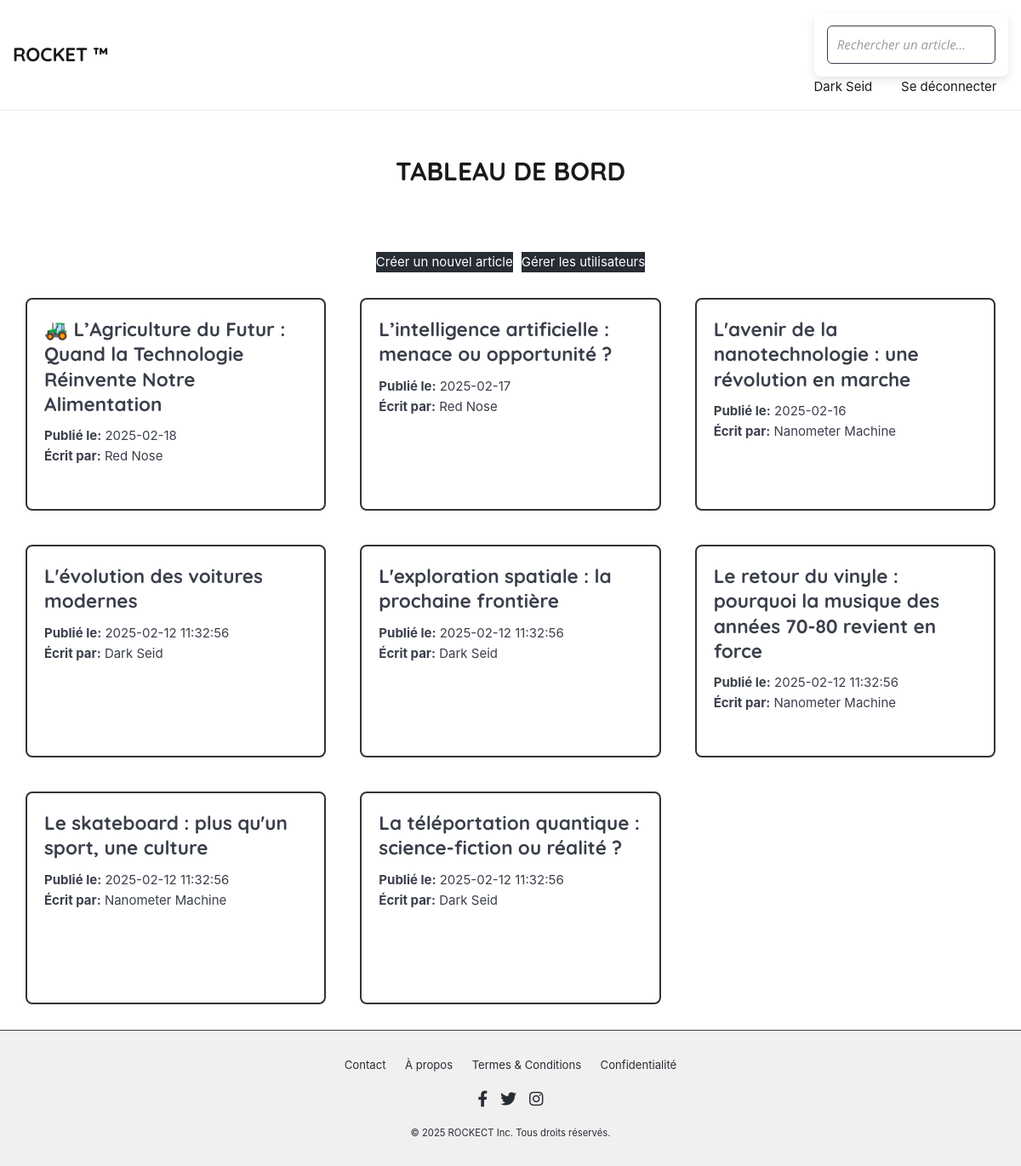
/dashboard (signed in), run on the app's committed database.
### tables this page shows
CREATE TABLE utilisateurs (
    id INTEGER PRIMARY KEY AUTOINCREMENT,
    nom TEXT NOT NULL,
    prenom TEXT NOT NULL,
    courriel TEXT UNIQUE NOT NULL,
    avatar_id VARCHAR(32),
    mot_de_passe_hash TEXT NOT NULL,
    mot_de_passe_salt TEXT NOT NULL

);

CREATE TABLE articles (
    id INTEGER PRIMARY KEY AUTOINCREMENT,
    titre TEXT NOT NULL,
    identifiant TEXT UNIQUE NOT NULL, --Slug for requested unique article id
    id_auteur INTEGER NOT NULL,
    date_publication DATE NOT NULL,
    contenu TEXT NOT NULL,
    FOREIGN KEY (id_auteur) REFERENCES utilisateurs (id)
);

### app.py (the view)
@app.route('/dashboard', methods=['GET', 'POST'])
def dashboard():
    title = 'ADMIN PAGE'
    print("Session data:", session)  # Debugging
    if 'user_id' not in session:
        return redirect(url_for('signin')), 302
    return render_template('dashboard.html',
                           title=title,
                           user=session,
                           articles=get_db().get_all_articles(limit=None),
                           is_admin=True), 200

### app.py (called while the page is built)
def get_db():
    db = getattr(g, '_database', None)
    if db is None:
        g._database = Database()
    return g._database

@app.teardown_appcontext
def close_connection(exception):
    db = getattr(g, '_database', None)
    if db is not None:
        db.disconnect()

### database.py (called while the page is built)
    def get_connection(self):
        if self.connection is None:
            self.connection = sqlite3.connect('db/database.db')
        return self.connection

    def disconnect(self):
        if self.connection is not None:
            self.connection.close()
            self.connection = None

### templates/dashboard.html (shortened to what this page needs)
{% extends 'base.html' %}
{% block content %}
    <div class="container">
        <div class="header">
            <h1 class="page-title">TABLEAU DE BORD </h1>
        </div>
    </div>
    <div class="action-buttons">
        <a href="{{ url_for('create_article') }}" class="button-primary">Créer un nouvel article</a>
        <a href="{{ url_for('manage_users') }}" class="button-primary">Gérer les utilisateurs</a>
    </div>
     <div class="articles-container">
        {% for article in articles %}
            <a href="{{ url_for('view_article', identifiant=article["identifiant"]) }}">
                <div class="article">
                    <h2>{{ article["titre"] }}</h2>
                    <p><strong>Publié le:</strong> {{ article["date_publication"] }}</p>
                    <p><strong>Écrit par:</strong> {{ article["auteur"] }}</p>
                </div>
             </a>
        {% endfor %}
     </div>
{% endblock %}

### templates/navbar.html (shortened to what this page needs)
<nav>
    <div>
        <form action="{{ url_for('search') }}" method="GET" >
            <input type="text" name="query" placeholder="Rechercher un article..." required>
        </form>
    </div>
    <div style="display: flex">
    <ul class="nav__menu" id="nav__menu">
         {% if 'user_id' in session %}
            <li>{{ session['prenom'] }} {{ session['nom'] }}</li>
            <li><a href="{{ url_for('logout') }}">Se déconnecter</a> </li>
        {% else %}
            <li><a href="{{ url_for('signin') }}">Connexion</a></li>
        {% endif %}
    </ul>
    </div>
</nav>

### static/css/base.css (style rules this page uses)
:root { --color-primary: #282c34; --color-secondary: #3a3f4b; --color-accent: #cccdcc; --color-dark: #1a1a1a; --color-light: #ffffff; --color-placeholder: #9a9a9a; --color-link-hover: #505a6b; --color-error: #b22222; --color-success: #006400; --color-warning: #cc6600; --color-info: #1e90ff; --color-muted: #6b6b6b; --color-border: #d3d3d3; --color-border-light: #e9e9e9; --color-hover-background: #f0f0f0; --color-footer: #f0f0f0; }
*, *::before, *::after { box-sizing: border-box; margin: 0; padding: 0; }
::placeholder { color: var(--color-placeholder); font-style: italic; }
html, body { width: 100%; height: 100%; font-family: -apple-system, BlinkMacSystemFont, "Segoe UI", Roboto, "Helvetica Neue", Arial, "Noto Sans", sans-serif, "Apple Color Emoji", "Segoe UI Emoji", "Segoe UI Symbol", "Noto Color Emoji"; font-size: 15px; color: var(--color-dark); line-height: 1.6; }
body { display: flex; flex-direction: column; align-items: stretch; background-color: var(--color-light); }
h1, h2, h3, h4, h5, h6 { font-family: "Quicksand", sans-serif; margin-bottom: 0.5em; line-height: 1.3; }
ul { list-style-type: none; padding: 0; }
a { text-decoration: none; color: var(--color-secondary); transition: color 0.3s; }
.container { margin: 2rem auto; padding: 1.5rem; width: 100%; }
.header { margin-bottom: 1.5rem; text-align: center; }
.page-title { font-size: 2rem; font-family: "Quicksand", sans-serif; color: var(--color-dark); margin-bottom: 0.5rem; }
.articles-container { display: grid; grid-template-columns: repeat(3, minmax(250px, 1fr)); gap: 20px; padding: 20px; }
.article { background-color: var(--color-light); border: 2px solid #333; border-radius: 8px; padding: 20px; margin: 10px; box-shadow: 0 4px 8px rgba(255, 255, 255, 0.3); min-height: 250px; max-height: 400px; overflow: hidden; transition: transform 0.2s ease-in-out; }
.action-buttons { display: flex; justify-content: center; gap: 10px; }

### static/css/header.css (style rules this page uses)
.nav__menu { list-style: none; display: flex; gap: 1.5rem; margin: 0; padding: 0; }
.nav__menu > li { position: relative; }
.nav__menu > li > a { text-decoration: none; font-size: 1rem; color: var(--color-dark); padding: 0.5rem 0.75rem; border-radius: 4px; transition: background-color 0.3s; }

### static/css/buttons.css (style rules this page uses)
.button-primary { background-color: var(--color-primary); color: var(--color-light); }

### static/css/forms.css (style rules this page uses)
form { width: 100%; max-width: 600px; display: flex; flex-direction: column; gap: 1.5rem; margin: 0 auto; padding: 1rem; box-shadow: 0 4px 10px rgba(0, 0, 0, 0.1); border-radius: 8px; background-color: var(--color-light); box-sizing: border-box; }
input[type="text"], input[type="email"], input[type="password"], input[type="tel"], input[type="number"], input[type="date"], input[type="url"], input[type="search"], input[type="color"], select, textarea { width: 100%; padding: 0.75rem; font-size: 1rem; font-family: "Open Sans", system-ui, sans-serif; color: var(--color-dark); border: 1px solid var(--color-secondary); border-radius: 6px; outline: none; transition: border-color 0.2s ease-in-out, box-shadow 0.2s ease-in-out; }

### data on the page
utilisateurs: prenom "Dark", nom "Seid"
articles: titre "🚜 L’Agriculture du Futur : Quand la Technologie Réinvente Notre Alimentation", date_publication "2025-02-18", auteur "Red Nose"
articles: titre "L’intelligence artificielle : menace ou opportunité ?", date_publication "2025-02-17", auteur "Red Nose"
articles: titre "L'avenir de la nanotechnologie : une révolution en marche", date_publication "2025-02-16", auteur "Nanometer Machine"
articles: titre "L'évolution des voitures modernes", date_publication "2025-02-12 11:32:56", auteur "Dark Seid"
articles: titre "L'exploration spatiale : la prochaine frontière", date_publication "2025-02-12 11:32:56", auteur "Dark Seid"
articles: titre "Le retour du vinyle : pourquoi la musique des années 70-80 revient en force", date_publication "2025-02-12 11:32:56", auteur "Nanometer Machine"
articles: titre "Le skateboard : plus qu'un sport, une culture", date_publication "2025-02-12 11:32:56", auteur "Nanometer Machine"
articles: titre "La téléportation quantique : science-fiction ou réalité ?", date_publication "2025-02-12 11:32:56", auteur "Dark Seid"
